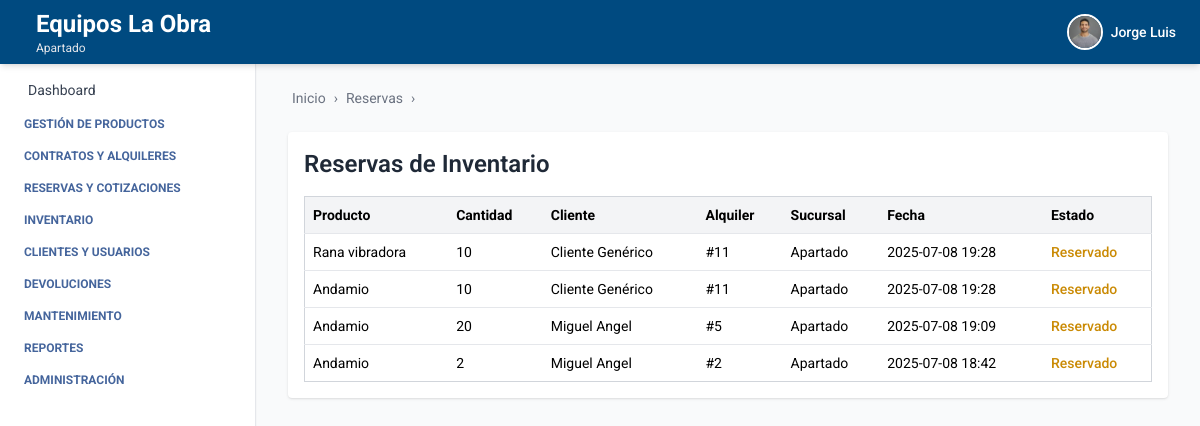
The page /inventario/reservas/ (signed in) on the database as committed earlier.
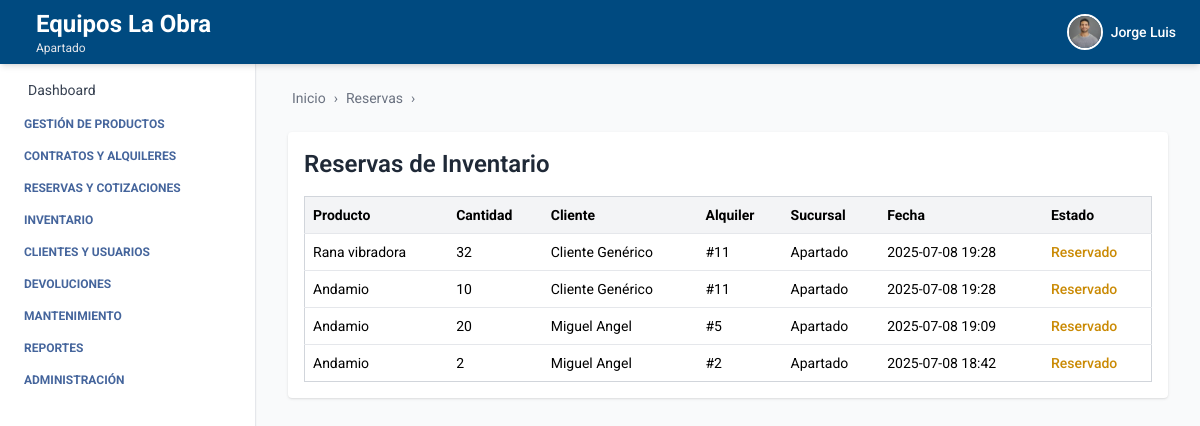
The same page on the database as committed later.
### inventario/models.py (models this page shows, shortened)
class ReservaInventario(models.Model):
    producto = models.ForeignKey(Producto, on_delete=models.CASCADE, related_name='reservas')
    sucursal = models.ForeignKey(Sucursal, on_delete=models.CASCADE, related_name='reservas')
    cliente = models.ForeignKey(Cliente, on_delete=models.PROTECT, related_name='reservas')
    alquiler = models.ForeignKey(Alquiler, on_delete=models.CASCADE, related_name='reservas')
    cantidad_reservada = models.PositiveIntegerField()
    fecha_reserva = models.DateTimeField(auto_now_add=True)
    entregado = models.BooleanField(default=False, help_text="Se marca como entregado cuando el producto se entregue")
    class Meta:
        unique_together = ('producto', 'alquiler')
        verbose_name = 'Reserva de Inventario'
        verbose_name_plural = 'Reservas de Inventario'

### producto/models.py (models this page shows, shortened)
class Producto(models.Model):
    ESTADOS = [
        ("activo", "Activo"),
        ("inactivo", "Inactivo"),
        ("disponible", "Disponible"),
        ("no_disponible", "No disponible"),
    ]
    nombre = models.CharField(max_length=100)
    descripcion = models.TextField()
    codigo_interno = models.CharField(max_length=50)
    estado = models.CharField(max_length=20, choices=ESTADOS, default="activo")
    iva_porcentaje = models.DecimalField(max_digits=5, decimal_places=2, default=0, help_text="Porcentaje de IVA aplicado al producto")
    ubicacion_actual = models.CharField(max_length=100)
    marca = models.CharField(max_length=100, blank=True, null=True)
    modelo = models.CharField(max_length=100, blank=True, null=True)
    serial = models.CharField(max_length=100, blank=True, null=True)
    imagen = models.ImageField(upload_to="media/productos/", null=True, blank=True)
    empresa = models.ForeignKey(Empresa, on_delete=models.CASCADE, related_name='productos', default=1)
    sucursal = models.ForeignKey(Sucursal, on_delete=models.CASCADE, related_name='productos', default=1)
    categoria = models.ForeignKey(Categoria, on_delete=models.SET_NULL, null=True, blank=True, related_name='productos')
    proveedor = models.ForeignKey(Proveedor, on_delete=models.SET_NULL, null=True, blank=True, related_name='productos')
    created_at = models.DateTimeField(auto_now_add=True)
    updated_at = models.DateTimeField(auto_now=True)
    creado_por = models.CharField(max_length=100, blank=True, null=True)
    modificado_por = models.CharField(max_length=100, blank=True, null=True)
    class Meta:
        ordering = ['nombre']
        verbose_name = 'Producto'
        verbose_name_plural = 'Productos'
        constraints = [
            models.UniqueConstraint(fields=['empresa', 'codigo_interno'], name='unique_codigo_por_empresa')
        ]
    objects = ProductoManager()

### persona/models.py (models this page shows, shortened)
class Persona(models.Model):
    TIPO_DOCUMENTO_CHOICES = [
        ('CC', 'Cédula de ciudadanía'),
        ('NIT', 'NIT'),
        ('CE', 'Cédula de extranjería'),
    ]
    nombre = models.CharField(max_length=100)
    apellidos = models.CharField(max_length=100)
    tipo_documento = models.CharField(max_length=10, choices=TIPO_DOCUMENTO_CHOICES)
    telefono = models.CharField(max_length=20, blank=True, null=True)
    correo = models.EmailField(blank=True, null=True)
    direccion = models.CharField(max_length=255, blank=True, null=True)
    class Meta:
        verbose_name = 'Persona'
        verbose_name_plural = 'Personas'

### alquiler/models.py (models this page shows, shortened)
class Alquiler(models.Model):
    ESTADOS_ALQUILER = [
        ('cotizacion', 'Cotización'),
        ('borrador', 'Borrador'),
        ('reservado', 'Reservado'),
        ('en_curso', 'En curso'),
        ('liquidado', 'Liquidado'),
        ('anulado', 'Anulado'),
    ]
    usuario = models.ForeignKey(
        settings.AUTH_USER_MODEL, on_delete=models.CASCADE)
    cliente = models.ForeignKey(
        Cliente, on_delete=models.PROTECT, related_name='alquileres', null=True, blank=True)
    fecha_inicio = models.DateField(null=True, blank=True)
    fecha_fin = models.DateField(null=True, blank=True)
    observaciones = models.TextField(blank=True)
    total = models.DecimalField(
        max_digits=10, decimal_places=2, default=0.0,
        help_text="Total cobro del alquiler"
    )
    estado = models.CharField(
        max_length=20, choices=ESTADOS_ALQUILER, default='borrador')
    descuento_general = models.DecimalField(
        max_digits=5, decimal_places=2, default=0.0,
        help_text="Descuento general en % sobre el total del alquiler"
    )
    created_at = models.DateTimeField(auto_now_add=True)
    updated_at = models.DateTimeField(auto_now=True)
    created_by = models.ForeignKey(
        settings.AUTH_USER_MODEL, on_delete=models.SET_NULL,
        null=True, blank=True, related_name='alquileres_creados_por'
    )
    updated_by = models.ForeignKey(
        settings.AUTH_USER_MODEL, on_delete=models.SET_NULL,
        null=True, blank=True, related_name='alquileres_actualizados_por'
    )

### empresa/models.py (models this page shows, shortened)
class Sucursal(models.Model):
    ESTADOS = [
        ("activo", "Activo"),
        ("inactivo", "Inactivo"),
    ]
    empresa = models.ForeignKey(Empresa, related_name='sucursales', on_delete=models.CASCADE)
    nombre = models.CharField(max_length=100)
    ciudad = models.CharField(max_length=100)
    direccion = models.CharField(max_length=255)
    departamento = models.CharField(max_length=100, blank=True, null=True)
    telefono = models.CharField(max_length=20, blank=True, null=True)
    estado = models.CharField(max_length=20, choices=ESTADOS, default="activo")

### inventario/views_reserva.py (the view)
# urls.py: path('reservas/', listar_reservas, name='listado_reservas'),
@login_required
def listar_reservas(request):
    reservas = ReservaInventario.objects.filter(sucursal=request.user.sucursal).select_related(
        'producto', 'cliente', 'sucursal', 'alquiler'
    ).order_by('-fecha_reserva')
    context = {
        'reservas': reservas,
        'breadcrumb_items': [('Reservas', 'Listado')],
    }
    return render(request, 'listado_reservas.html', context)

### inventario/templates/listado_reservas.html
{% extends 'index.html' %}
{% load humanize %}
{% block breadcrumb %}
  {% include 'breadcrumb.html' with home='/' breadcrumbs=breadcrumb_items %}
{% endblock %}
{% block content %}
<div class="max-w-5xl mx-auto mt-6 bg-white p-4 rounded shadow">
  <h2 class="text-2xl font-semibold text-gray-800 mb-4">Reservas de Inventario</h2>
  <table class="min-w-full bg-white border border-gray-300 rounded text-sm">
    <thead class="bg-gray-100">
      <tr>
        <th class="text-left p-2">Producto</th>
        <th class="text-left p-2">Cantidad</th>
        <th class="text-left p-2">Cliente</th>
        <th class="text-left p-2">Alquiler</th>
        <th class="text-left p-2">Sucursal</th>
        <th class="text-left p-2">Fecha</th>
        <th class="text-left p-2">Estado</th>
      </tr>
    </thead>
    <tbody>
      {% for r in reservas %}
      <tr class="border-t">
        <td class="p-2">{{ r.producto.nombre }}</td>
        <td class="p-2">{{ r.cantidad_reservada }}</td>
        <td class="p-2">{{ r.cliente.nombre }}</td>
        <td class="p-2">#{{ r.alquiler.id }}</td>
        <td class="p-2">{{ r.sucursal.nombre }}</td>
        <td class="p-2">{{ r.fecha_reserva|date:"Y-m-d H:i" }}</td>
        <td class="p-2">
          {% if r.entregado %}
            <span class="text-green-600 font-medium">Entregado</span>
          {% else %}
            <span class="text-yellow-600 font-medium">Reservado</span>
          {% endif %}
        </td>
      </tr>
      {% empty %}
      <tr>
        <td colspan="7" class="p-2 text-center text-gray-500">No hay reservas registradas.</td>
      </tr>
      {% endfor %}
    </tbody>
  </table>
</div>
{% endblock %}

Rows that differ between the two databases and show on the page:
changed ReservaInventario "Rana vibradora": cantidad_reservada "10" → "32"
